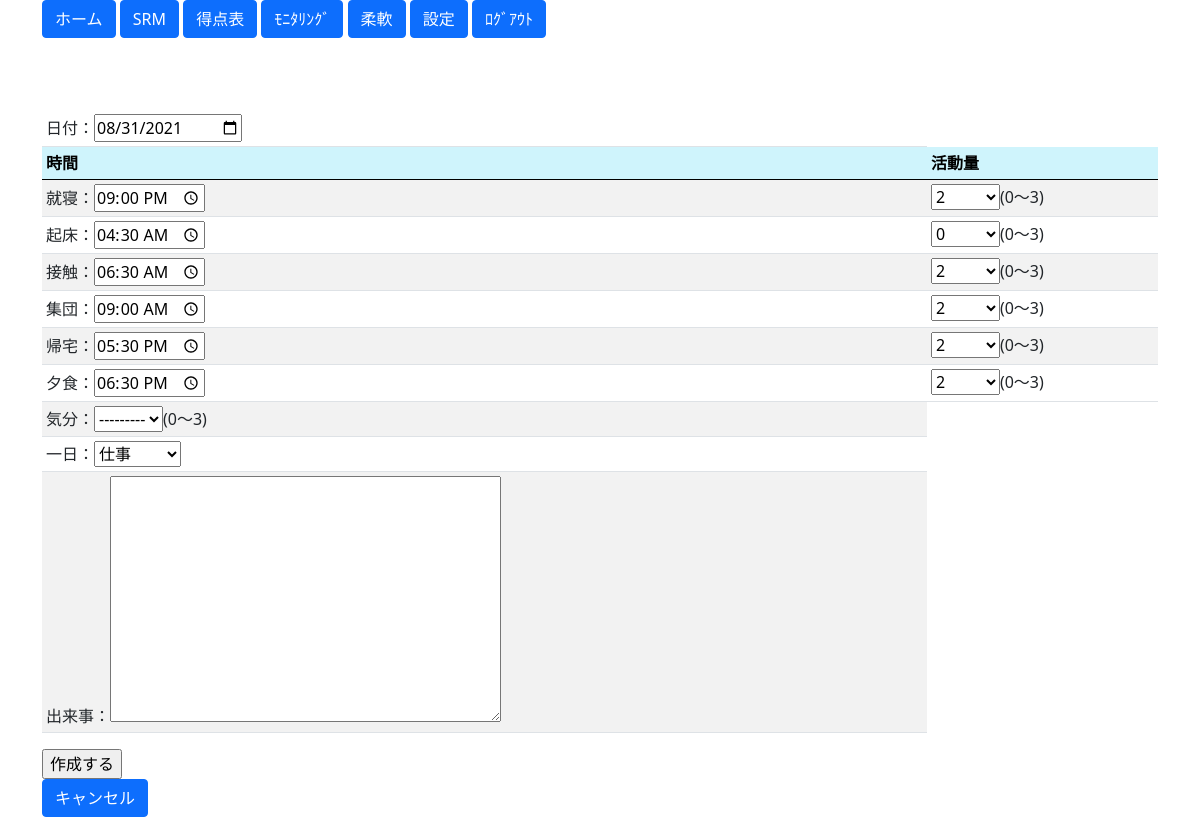
The page /SRM/SRMcreate/ on the database its author committed.
### blogpost/models.py (models this page shows, shortened)
class SRMModel(models.Model):
    actions = ["昨就寝","起床","接触","集団","帰宅","夕食","#7","#8","#9","#10"]
    action_times = ["action" + str(i) +"_time" for i in range(len(actions))]
    default_times = [time(21,00,00,0),time(4,30,00,0),time(6,30,00,0),time(9,00,00,0),time(17,30,00,0),time(18,30,00,0),time(12,00,00,0),time(12,00,00,0),time(12,00,00,0),time(12,00,00,0)]
    default_values = [2,0,2,2,2,2,0,0,0,0]
    action_values = ["action" + str(i) +"_value" for i in range(len(actions))]
    value_range1 =  ((0,0),(1,1),(2,2),(3,3))
    value_range2 = ((-5,-5),(-4,-4),(-3,-3),(-2,-2),(-1,-1),(0,0),(1,1),(2,2),(3,3),(4,4),(5,5))
    i = 0
    SRM_date = models.DateField(primary_key=True, default=timezone.localtime, help_text="日付")  #db_index=True
    action_time1 = models.TimeField(default=default_times[i], blank=True, null=True, help_text=actions[i] + "の時間")
    action_value1 = models.IntegerField(default=default_values[i], choices=value_range1, blank=True, null=True, help_text=actions[i] +"の活動量 0～3")
    i += 1
    action_time2 = models.TimeField(default=default_times[i], blank=True, null=True, help_text=actions[i] + "の時間")
    action_value2 = models.IntegerField(default=default_values[i], choices=value_range1, blank=True, null=True, help_text=actions[i] +"の活動量 0～3")
    i += 1
    action_time3 = models.TimeField(default=default_times[i], blank=True, null=True, help_text=actions[i] + "の時間")
    action_value3 = models.IntegerField(default=default_values[i], choices=value_range1, blank=True, null=True, help_text=actions[i] +"の活動量 0～3")
    i += 1
    action_time4 = models.TimeField(default=default_times[i], blank=True, null=True, help_text=actions[i] + "の時間")
    action_value4 = models.IntegerField(default=default_values[i], choices=value_range1, blank=True, null=True, help_text=actions[i] +"の活動量 0～3")
    i += 1
    action_time5 = models.TimeField(default=default_times[i], blank=True, null=True, help_text=actions[i] + "の時間")
    action_value5 = models.IntegerField(default=default_values[i], choices=value_range1, blank=True, null=True, help_text=actions[i] +"の活動量 0～3")
    i += 1
    action_time6 = models.TimeField(default=default_times[i], blank=True, null=True, help_text=actions[i] + "の時間")
    action_value6 = models.IntegerField(default=default_values[i], choices=value_range1, blank=True, null=True, help_text=actions[i] +"の活動量 0～3")
    i += 1
    action_time7 = models.TimeField(default=default_times[i], blank=True, null=True, help_text=actions[i] + "の時間")
    action_value7 = models.IntegerField(default=default_values[i], choices=value_range1, blank=True, null=True, help_text=actions[i] +"の活動量 0～3")
    i += 1
    action_time8 = models.TimeField(default=default_times[i], blank=True, null=True, help_text=actions[i] + "の時間")
    action_value8 = models.IntegerField(default=default_values[i], choices=value_range1, blank=True, null=True, help_text=actions[i] +"の活動量 0～3")
    i += 1
    action_time9 = models.TimeField(default=default_times[i], blank=True, null=True, help_text=actions[i] + "の時間")
    action_value9 = models.IntegerField(default=default_values[i], choices=value_range1, blank=True, null=True, help_text=actions[i] +"の活動量 0～3")
    i += 1
    action_time10 = models.TimeField(default=default_times[i] , blank=True, null=True, help_text=actions[i] + "の時間")
    action_value10 = models.IntegerField(default=default_values[i], choices=value_range1, blank=True, null=True, help_text=actions[i] +"の活動量 0～3")
    day = models.CharField(max_length=20, blank=True, null=True)
    mood_value = models.IntegerField(choices=value_range2, default=None, blank=True, null=True, help_text="気分の値 -5～5")
    ivent = models.TextField(max_length=100, blank=True, null=True)

class SRMOptionModel(models.Model):
    title = "SRM_option"
    SRM_name1 = "就寝"
    SRM_name2 = "起床"
    SRM_name3 = models.CharField(default = "接触", max_length=20, blank=True, null=True)
    SRM_name4 = models.CharField(default = "集団", max_length=20, blank=True, null=True)
    SRM_name5 = models.CharField(default = "夕食", max_length=20, blank=True, null=True)
    SRM_name6 = models.CharField(max_length=20,blank=True, null=True)
    SRM_name7 = models.CharField(max_length=20,blank=True, null=True)
    SRM_name8 = models.CharField(max_length=20,blank=True, null=True)
    SRM_name9 = models.CharField(max_length=20,blank=True, null=True)
    SRM_name10 = models.CharField(max_length=20,blank=True, null=True)

### blogpost/views.py (the view)
# urls.py: path('SRM/SRMcreate/', SRMCreate.as_view(), name='SRMcreate'),
class SRMCreate(CreateView):
    template_name = 'SRM/SRMcreate.html'
    model = SRMModel
    form_class = SRMForm
    def get_context_data(self, **kwargs):
        context = super().get_context_data(**kwargs) # はじめに継承元のメソッドを呼び出す
        context['SRMOptionlist'] = SRMOptionModel.objects.all()
        return context
    success_url = reverse_lazy('Top')

### blogpost/templates/SRM/SRMcreate.html (shortened to what this page needs)
<!doctype html>
{% extends 'base.html' %}
{% block content %}
<div class='container'>
    <form action="" method="POST">{% csrf_token %}
        <thead>
            <table class="table table-striped table-hover table-sm"><thead>
                <td>日付：{{ form.SRM_date }}{{ form.SRM_date.errors }}</td>
                    <tr class="table-info">
                        <th>時間</th>
                        <th>活動量</th>
                    </tr>
            </thead>
            <tbody>
            {% if SRMOptionlist.0.SRM_name1 is not None %}
                <tr>
                    <td>{{ SRMOptionlist.0.SRM_name1 }}：{{ form.action_time1 }}{{ form.action_time1.errors }}</td>
                    <td>{{ form.action_value1 }}{{ form.action_value1.errors }}(0～3)</td>
                </tr>
            {% endif %}
            {% if SRMOptionlist.0.SRM_name2 is not None %}
                <tr>
                    <td>{{ SRMOptionlist.0.SRM_name2 }}：{{ form.action_time2 }}{{ form.action_time2.errors }}</td>
                    <td>{{ form.action_value2 }}{{ form.action_value2.errors }}(0～3)</td>
                </tr>
            {% endif %}
            {% if SRMOptionlist.0.SRM_name3 is not None %}
                <tr>
                    <td>{{ SRMOptionlist.0.SRM_name3 }}：{{ form.action_time3 }}{{ form.action_time3.errors }}</td>
                    <td>{{ form.action_value3 }}{{ form.action_value3.errors }}(0～3)</td>
                </tr>
            {% endif %}
            {% if SRMOptionlist.0.SRM_name4 is not None %}
                <tr>
                    <td>{{ SRMOptionlist.0.SRM_name4 }}：{{ form.action_time4 }}{{ form.action_time4.errors }}</td>
                    <td>{{ form.action_value4 }}{{ form.action_value4.errors }}(0～3)</td>
                </tr>
            {% endif %}
            {% if SRMOptionlist.0.SRM_name5 is not None %}
                <tr>
                    <td>{{ SRMOptionlist.0.SRM_name5 }}：{{ form.action_time5 }}{{ form.action_time5.errors }}</td>
                    <td>{{ form.action_value5 }}{{ form.action_value5.errors }}(0～3)</td>
                </tr>
            {% endif %}
            {% if SRMOptionlist.0.SRM_name6 is not None %}
                <tr>
                    <td>{{ SRMOptionlist.0.SRM_name6 }}：{{ form.action_time6 }}{{ form.action_time6.errors }}</td>
                    <td>{{ form.action_value6 }}{{ form.action_value6.errors }}(0～3)</td>
                </tr>
            {% endif %}
            <tr>
                <td>気分：{{ form.mood_value }}{{ form.mood_value.errors }}(0～3)</td>
            </tr>
            <tr>
                <td>一日：{{ form.day }}{{ form.day.errors }}</td>
            </tr>
            <tr>
                <td>出来事：{{ form.ivent }}{{ form.ivent.errors }}</td>
            </tr>
            </tbody>
        </table>
        <input type="submit" value="作成する">
    </form>
    <a class="btn btn-primary" href="{% url 'Top' %}" role="button">キャンセル</a>
</div>
{% endblock content %}

### rows shown on the page
SRMOptionModel: SRMOptionlist "就寝", SRMOptionlist "起床", SRM_name3 "接触", SRM_name4 "集団", SRM_name5 "帰宅", SRM_name6 "夕食"
